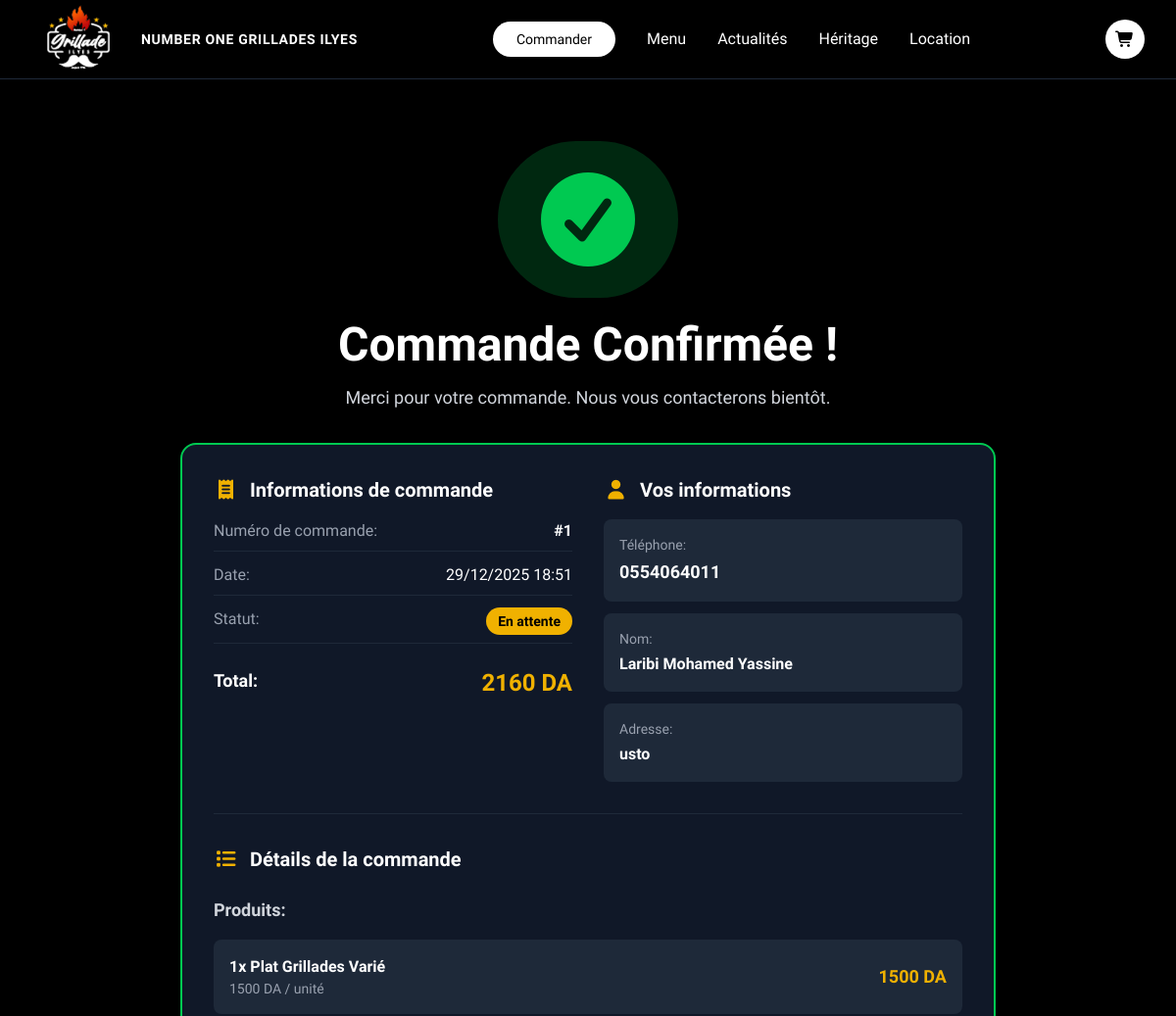
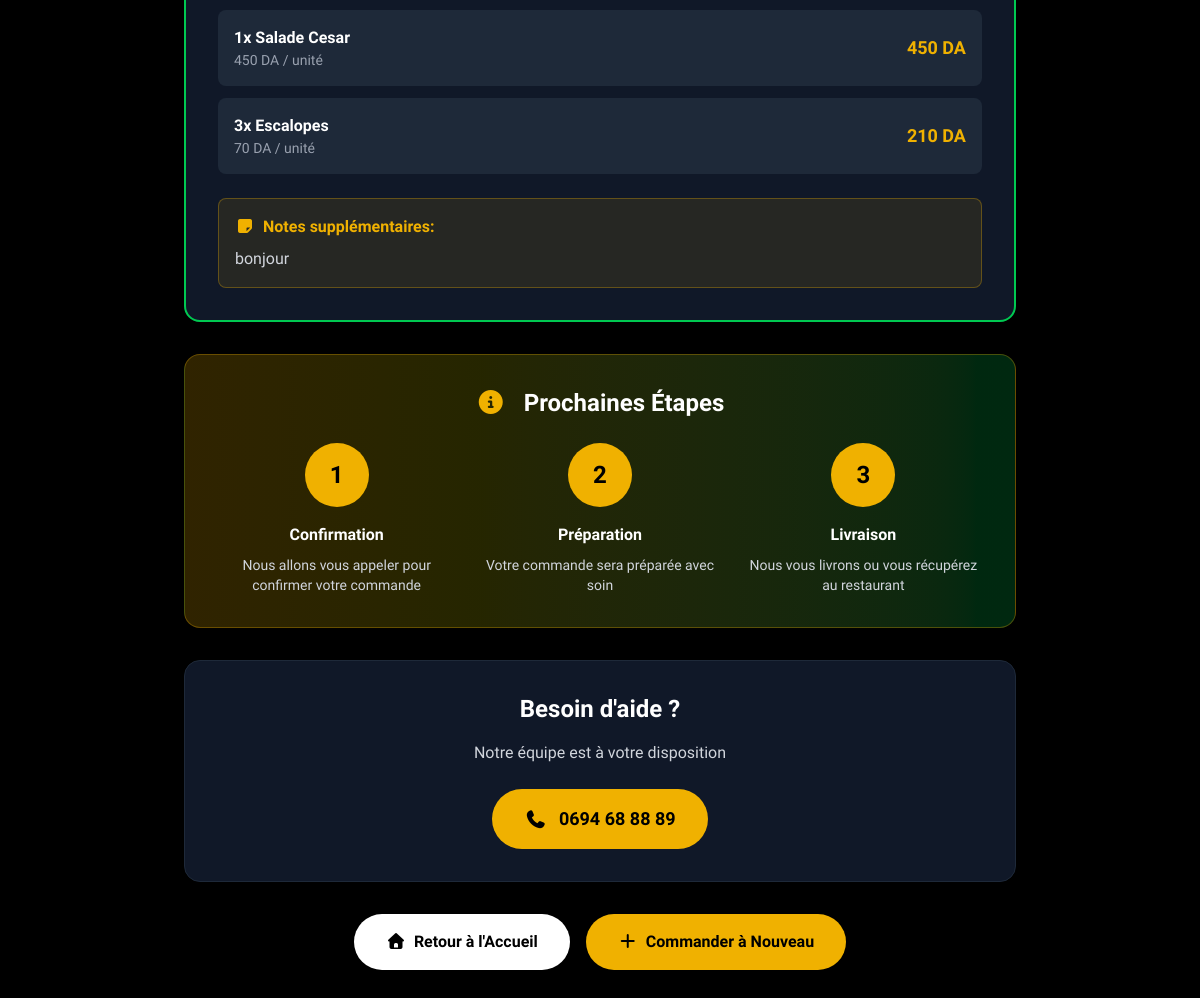
The app's page /restaurant/confirmation/1/ with its own data (2 pictures, top to bottom).
### restaurant/models.py (models this page shows, shortened)
class Order(models.Model):
    STATUS_CHOICES = [
        ('pending', 'En attente'),
        ('confirmed', 'Confirmée'),
        ('preparing', 'En préparation'),
        ('ready', 'Prête'),
        ('delivered', 'Livrée'),
        ('cancelled', 'Annulée'),
    ]
    customer_phone = models.CharField(max_length=20)
    customer_name = models.CharField(max_length=100, blank=True)
    customer_address = models.TextField(blank=True, null=True)
    total_price = models.DecimalField(max_digits=10, decimal_places=2)
    additional_notes = models.TextField(blank=True, null=True)
    status = models.CharField(max_length=20, choices=STATUS_CHOICES, default='pending')
    created_at = models.DateTimeField(auto_now_add=True)
    updated_at = models.DateTimeField(auto_now=True)
    class Meta:
        ordering = ['-created_at']

class OrderItem(models.Model):
    order = models.ForeignKey(Order, on_delete=models.CASCADE, related_name='items')
    product = models.ForeignKey(Product, on_delete=models.CASCADE)
    quantity = models.IntegerField(validators=[MinValueValidator(1)])
    unit_price = models.DecimalField(max_digits=10, decimal_places=2)
    total_price = models.DecimalField(max_digits=10, decimal_places=2)
    notes = models.TextField(blank=True, null=True)

class Product(models.Model):
    name = models.CharField(max_length=100)
    category = models.ForeignKey(Category, on_delete=models.CASCADE)
    description = models.TextField()
    is_available = models.BooleanField(default=True)
    image = models.ImageField(upload_to='products/')
    price = models.DecimalField(max_digits=10, decimal_places=2)
    is_featured = models.BooleanField(default=False)

### restaurant/views.py (the view)
# urls.py: path('confirmation/<int:order_id>/', views.order_confirmation, name='order_confirmation'),
def order_confirmation(request, order_id):
    order = get_object_or_404(Order, id=order_id)
    context = {
        'order': order
    }
    return render(request, 'restaurant/order_confirmation.html', context)

### restaurant/templates/restaurant/order_confirmation.html (shortened to what this page needs)
{% extends 'base.html' %}
{% load static %}
{% block content %}
<section class="bg-black min-h-screen py-16">
    <div class="max-w-4xl mx-auto px-4 sm:px-6 lg:px-8">
        <div class="text-center mb-8">
            <div class="inline-block bg-green-500/20 rounded-full p-8 mb-6 animate-pulse">
                <i class="fas fa-check-circle text-green-500 text-8xl"></i>
            </div>
            <h1 class="text-4xl md:text-5xl font-bold text-white mb-4">
                Commande Confirmée !
            </h1>
            <p class="text-gray-300 text-lg">
                Merci pour votre commande. Nous vous contacterons bientôt.
            </p>
        </div>
        <div class="bg-gray-900 rounded-2xl p-8 border-2 border-green-500 mb-8">
            <div class="grid grid-cols-1 md:grid-cols-2 gap-8 mb-8">
                <div>
                    <h2 class="text-xl font-bold text-white mb-4 flex items-center">
                        <i class="fas fa-receipt text-yellow-500 mr-3"></i>
                        Informations de commande
                    </h2>
                    <div class="space-y-3">
                        <div class="flex justify-between border-b border-gray-800 pb-2">
                            <span class="text-gray-400">Numéro de commande:</span>
                            <span class="text-white font-bold">#{{ order.id }}</span>
                        </div>
                        <div class="flex justify-between border-b border-gray-800 pb-2">
                            <span class="text-gray-400">Date:</span>
                            <span class="text-white">{{ order.created_at|date:"d/m/Y H:i" }}</span>
                        </div>
                        <div class="flex justify-between border-b border-gray-800 pb-2">
                            <span class="text-gray-400">Statut:</span>
                            <span class="bg-yellow-500 text-black px-3 py-1 rounded-full text-sm font-bold">
                                {{ order.get_status_display }}
                            </span>
                        </div>
                        <div class="flex justify-between pt-3">
                            <span class="text-white font-bold text-lg">Total:</span>
                            <span class="text-yellow-500 font-bold text-2xl">{{ order.total_price|floatformat:0 }} DA</span>
                        </div>
                    </div>
                </div>
                <div>
                    <h2 class="text-xl font-bold text-white mb-4 flex items-center">
                        <i class="fas fa-user text-yellow-500 mr-3"></i>
                        Vos informations
                    </h2>
                    <div class="space-y-3">
                        <div class="bg-gray-800 rounded-lg p-4">
                            <p class="text-gray-400 text-sm mb-1">Téléphone:</p>
                            <p class="text-white font-semibold text-lg">{{ order.customer_phone }}</p>
                        </div>
                        {% if order.customer_name %}
                        <div class="bg-gray-800 rounded-lg p-4">
                            <p class="text-gray-400 text-sm mb-1">Nom:</p>
                            <p class="text-white font-semibold">{{ order.customer_name }}</p>
                        </div>
                        {% endif %}
                        {% if order.customer_address %}
                        <div class="bg-gray-800 rounded-lg p-4">
                            <p class="text-gray-400 text-sm mb-1">Adresse:</p>
                            <p class="text-white font-semibold">{{ order.customer_address }}</p>
                        </div>
                        {% endif %}
                    </div>
                </div>
            </div>
            <div class="border-t border-gray-800 pt-8">
                <h2 class="text-xl font-bold text-white mb-6 flex items-center">
                    <i class="fas fa-list text-yellow-500 mr-3"></i>
                    Détails de la commande
                </h2>
                {% if order.items.all %}
                <div class="mb-6">
                    <h3 class="text-lg font-semibold text-gray-300 mb-4">Produits:</h3>
                    <div class="space-y-3">
                        {% for item in order.items.all %}
                        <div class="bg-gray-800 rounded-lg p-4 flex justify-between items-center">
                            <div>
                                <p class="text-white font-semibold">{{ item.quantity }}x {{ item.product.name }}</p>
                                <p class="text-gray-400 text-sm">{{ item.unit_price|floatformat:0 }} DA / unité</p>
                            </div>
                            <span class="text-yellow-500 font-bold text-lg">{{ item.total_price|floatformat:0 }} DA</span>
                        </div>
                        {% endfor %}
                    </div>
                </div>
                {% endif %}
                {% if order.additional_notes %}
                <div class="mt-6 bg-yellow-500/10 border border-yellow-500/30 rounded-lg p-4">
                    <p class="text-yellow-500 font-semibold mb-2">
                        <i class="fas fa-sticky-note mr-2"></i>Notes supplémentaires:
                    </p>
                    <p class="text-gray-300">{{ order.additional_notes }}</p>
                </div>
                {% endif %}
            </div>
        </div>
        <div class="bg-gradient-to-r from-yellow-500/20 to-green-500/20 rounded-2xl p-8 border border-yellow-500/30 mb-8">
            <h2 class="text-2xl font-bold text-white mb-6 text-center">
                <i class="fas fa-info-circle text-yellow-500 mr-3"></i>
                Prochaines Étapes
            </h2>
            <div class="grid grid-cols-1 md:grid-cols-3 gap-6">
                <div class="text-center">
                    <div class="bg-yellow-500 text-black w-16 h-16 rounded-full flex items-center justify-center mx-auto mb-4 text-2xl font-bold">1</div>
                    <h3 class="text-white font-bold mb-2">Confirmation</h3>
                    <p class="text-gray-300 text-sm">Nous allons vous appeler pour confirmer votre commande</p>
                </div>
                <div class="text-center">
                    <div class="bg-yellow-500 text-black w-16 h-16 rounded-full flex items-center justify-center mx-auto mb-4 text-2xl font-bold">2</div>
                    <h3 class="text-white font-bold mb-2">Préparation</h3>
                    <p class="text-gray-300 text-sm">Votre commande sera préparée avec soin</p>
                </div>
                <div class="text-center">
                    <div class="bg-yellow-500 text-black w-16 h-16 rounded-full flex items-center justify-center mx-auto mb-4 text-2xl font-bold">3</div>
                    <h3 class="text-white font-bold mb-2">Livraison</h3>
                    <p class="text-gray-300 text-sm">Nous vous livrons ou vous récupérez au restaurant</p>
                </div>
            </div>
        </div>
        <div class="bg-gray-900 rounded-2xl p-8 border border-gray-800 text-center mb-8">
            <h2 class="text-2xl font-bold text-white mb-4">Besoin d'aide ?</h2>
            <p class="text-gray-300 mb-6">Notre équipe est à votre disposition</p>
            <a href="tel:+213694688889" class="inline-flex items-center gap-3 bg-yellow-500 text-black px-8 py-4 rounded-full font-bold hover:bg-yellow-400 transition text-lg">
                <i class="fas fa-phone"></i>
                0694 68 88 89
            </a>
        </div>
        <div class="flex flex-col sm:flex-row gap-4 justify-center">
            <a href="{% url 'core:home' %}" class="bg-white text-black px-8 py-4 rounded-full font-bold hover:bg-gray-200 transition text-center">
                <i class="fas fa-home mr-2"></i>Retour à l'Accueil
            </a>
            <a href="{% url 'restaurant:order' %}" class="bg-yellow-500 text-black px-8 py-4 rounded-full font-bold hover:bg-yellow-400 transition text-center">
                <i class="fas fa-plus mr-2"></i>Commander à Nouveau
            </a>
        </div>
    </div>
</section>
{% endblock %}

### core/templates/base.html (style rules this page uses)
.font-marcellus { font-family: 'Marcellus', serif; }

### restaurant/templates/restaurant/order_confirmation.html (style rules this page uses)
.animate-pulse { animation: pulse 2s ease-in-out infinite; }

### records on screen
Order: id "1", created_at "29/12/2025 18:51", status "En attente", total_price "2160", customer_phone "0554064011", customer_name "Laribi Mohamed Yassine", customer_address "usto", additional_notes "bonjour"
OrderItem: quantity "1", product.name "Plat Grillades Varié", unit_price "1500", total_price "1500"
OrderItem: quantity "1", product.name "Salade Cesar", unit_price "450", total_price "450"
OrderItem: quantity "3", product.name "Escalopes", unit_price "70", total_price "210"
